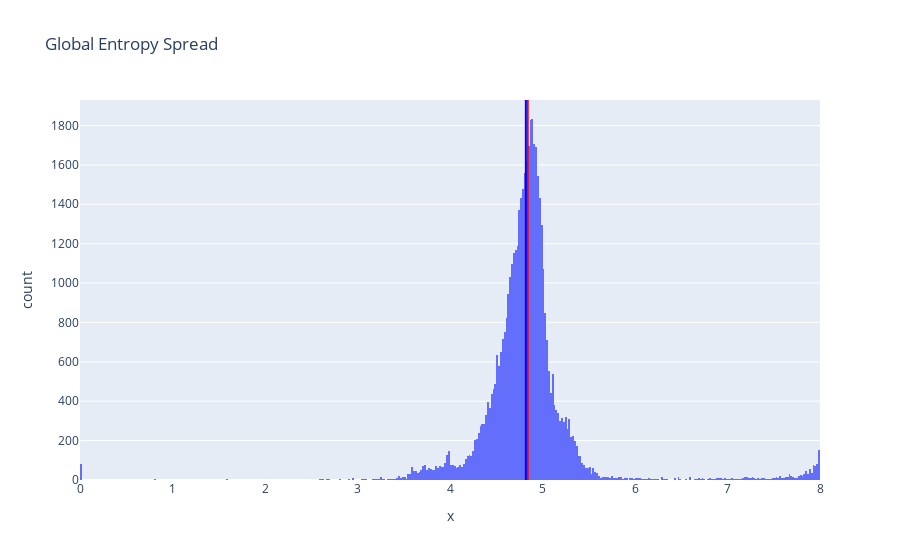

Write notebook code for a chart like this one.
### Markdown cell above
### Entropy Distribution 

Below are global and CMS-specific histograms of entropy, with mean (red) and median (blue) line markers.

### Code cell
# Full Dataset entropy
fig = px.histogram(x=df.entropy, title="Global Entropy Spread")
# Add mean/median lines
fig.add_vline(x=df.entropy.mean(), line_color="red")
fig.add_vline(x=df.entropy.median(), line_color="blue")

### Figure 1 — Plotly figure (JSON) as saved in the notebook; plotly's stock layout.template omitted (floating-point values rounded to 4 significant figures; data arrays with more than 128 entries replaced by an {"elided": "..."} marker saying what was removed)
{"data": [{"alignmentgroup": "True", "bingroup": "x", "hovertemplate": "x=%{x}<br>count=%{y}<extra></extra>", "legendgroup": "", "marker": {"color": "#636efa", "pattern": {"shape": ""}}, "name": "", "offsetgroup": "", "orientation": "v", "showlegend": false, "type": "histogram", "x": {"elided": "48356 float values"}, "xaxis": "x", "yaxis": "y"}], "layout": {"autosize": true, "barmode": "relative", "legend": {"tracegroupgap": 0}, "shapes": [{"line": {"color": "red"}, "type": "line", "x0": 4.84, "x1": 4.84, "xref": "x", "y0": 0, "y1": 1, "yref": "y domain"}, {"line": {"color": "blue"}, "type": "line", "x0": 4.82, "x1": 4.82, "xref": "x", "y0": 0, "y1": 1, "yref": "y domain"}], "title": {"text": "Global Entropy Spread"}, "xaxis": {"anchor": "y", "autorange": true, "domain": [0, 1], "range": [2.134e-16, 8], "title": {"text": "x"}, "type": "linear"}, "yaxis": {"anchor": "x", "autorange": true, "domain": [0, 1], "range": [0, 1929.0], "title": {"text": "count"}}}}
